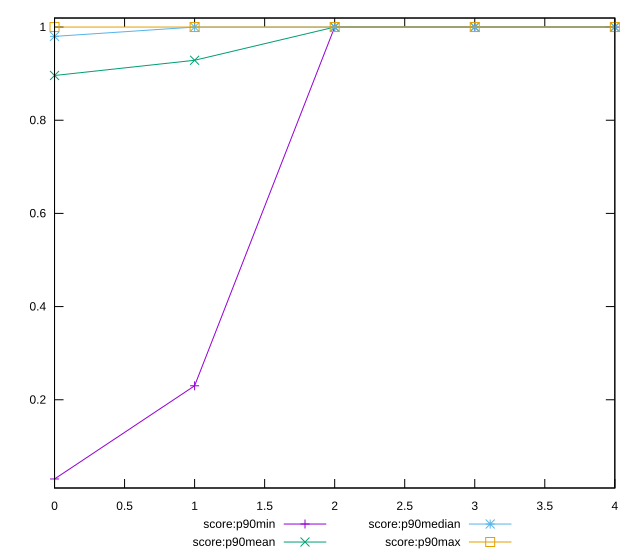

The gnuplot source for this figure:
reset

$scoreP90Min <<EOF
0 0.03
1 0.23
2 1
3 1
4 1
EOF

$scoreP90Mean <<EOF
0 0.8960638297872341
1 0.9287234042553191
2 1
3 1
4 1
EOF

$scoreP90Median <<EOF
0 0.98
1 1
2 1
3 1
4 1
EOF

$scoreP90Max <<EOF
0 1
1 1
2 1
3 1
4 1
EOF

set key outside below
set xrange [0:4]
set yrange [0.010599999999999998:1.0194]
set trange [0.010599999999999998:1.0194]
set terminal svg size 640, 560 enhanced background rgb 'white'
set output "report_00019_2021-02-10T18-14-37.922Z//estimated-input-latency/progression/score.svg"

plot $scoreP90Min title "score:p90min" with linespoints, \
     $scoreP90Mean title "score:p90mean" with linespoints, \
     $scoreP90Median title "score:p90median" with linespoints, \
     $scoreP90Max title "score:p90max" with linespoints

reset
